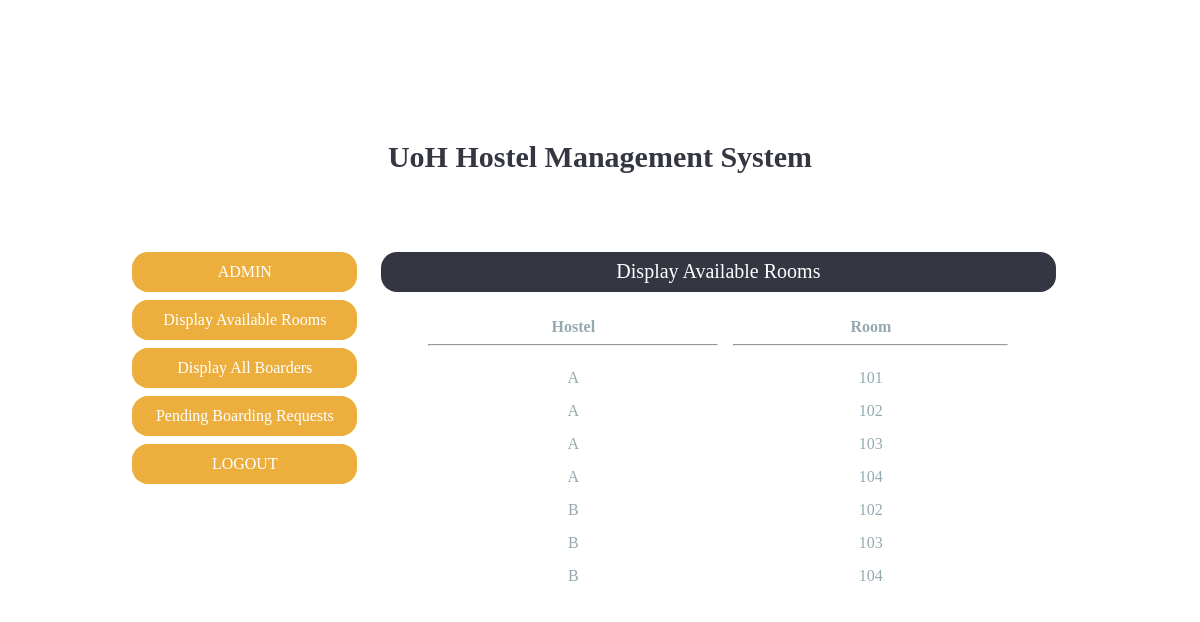
Page /IT-Project/UoH_HMS/admin/available_rooms.php (signed in) on the committed database.
### tables this page shows
CREATE TABLE IF NOT EXISTS `hostel_room` (
  `hostel_name` varchar(15) NOT NULL,
  `room_no` varchar(5) NOT NULL,
  `available` tinyint(1) NOT NULL
);

### IT-Project/UoH_HMS/admin/available_rooms.php (the view, shortened to what this page needs)
<?php
require "../db_connect.php";
?>
<!DOCTYPE html>
<html lang="en">
<head>
    <link rel="stylesheet" type="text/css" href="./css/tab_style.css">
    <link rel="stylesheet" type="text/css" href="css/pending_boarding_style.css">
</head>
<body>
    <h2><a href="../index.php">UoH Hostel Management System</a></h2>
    <div class="container">
        <div class="leftdiv">
            <a href="./home.php"><Button class="btnPart">ADMIN</Button></a>
            <a href="./available_rooms.php"><Button class="btnPart">Display Available Rooms</Button></a>
            <a href="./display_users.php"><Button class="btnPart">Display All Boarders</Button></a>
            <a href="./pending_boarding.php"><Button class="btnPart">Pending Boarding Requests</Button></a>
            <a href="../logout.php"><Button class="btnPart">LOGOUT</Button></a>
        </div>
        <div class="rightdiv">
            <button class="headerBtn">Display Available Rooms</button>
            <?php
            $query = $conn->prepare("SELECT hostel_name, room_no from hostel_room where available = 0;");
            $query->execute();
            $result = $query->get_result();
            $rows = mysqli_num_rows($result);
            if ($rows == 0)
                echo "<h2 align='center'>No Free Room Available!</h2>";
            else {
                echo "<form class='cd-form'>";
                echo "<table width='100%' cellpadding=5 cellspacing=5>";
                echo "<tr>
						<th>Hostel<hr></th>
						<th>Room<hr></th>
					</tr>";
                for ($i = 0; $i < $rows; $i++) {
                    $row = mysqli_fetch_array($result);
                    echo "<tr>";
                    for ($j = 0; $j < 2; $j++)
                            echo "<td>" . $row[$j] . "</td>";
                    echo "</tr>";
                }
                echo "</table>";
                echo "</form>";
            }
            ?>
        </div>
    </div>
</body>
</html>

### IT-Project/UoH_HMS/admin/css/tab_style.css (style rules this page uses)
h2 a { text-decoration: none; color: #343642; font-family: Georgia, 'Times New Roman', Times, serif; font-size: 30px; position: relative; top: 120px; text-align: center; display: block; }
.container { width: 80%; height: 440px; max-width: 1000px; text-align: center; margin: 8em auto; font-family: Georgia, 'Times New Roman', Times, serif; font-size: 1.3rem; padding: 2% 5%; }
.leftdiv { float: left; width: 25%; }
.rightdiv { float: right; width: 75%; }
.btnPart { background-color:#ecaf3e; color: #fff; border: 0px; border-radius: 1rem; font-family: Georgia, 'Times New Roman', Times, serif; font-size: 16px; width: 95%; height: 40px; margin-top: 8px; cursor: pointer; transition: all .2s ease-in-out; }
.headerBtn { background-color: #343642; color: #ffffff; border: 0px; border-radius: 1rem; font-family: Georgia, 'Times New Roman', Times, serif; font-size: 20px; width: 95%; height: 40px; margin-top: 8px; }

### IT-Project/UoH_HMS/admin/css/pending_boarding_style.css (style rules this page uses)
.cd-form { width: 90%; max-width: 600px; margin: auto; font-size: 16px; color: #94aab0; margin-bottom: 10px; justify-content: center; }
.cd-form::after { clear: both; content: ""; display: table; }

### rows in the picture
hostel_room: hostel_name "A", room_no "101"
hostel_room: hostel_name "A", room_no "102"
hostel_room: hostel_name "A", room_no "103"
hostel_room: hostel_name "A", room_no "104"
hostel_room: hostel_name "B", room_no "102"
hostel_room: hostel_name "B", room_no "103"
hostel_room: hostel_name "B", room_no "104"
